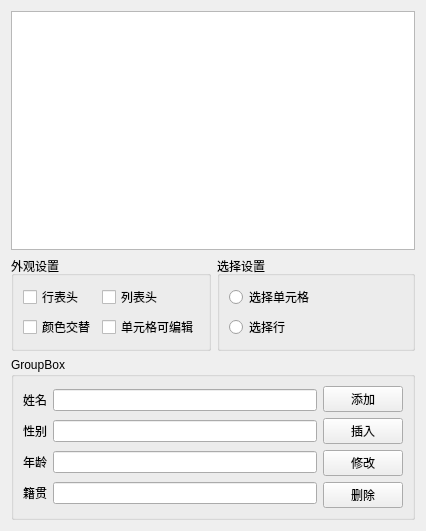
<?xml version="1.0" encoding="UTF-8"?>
<ui version="4.0">
 <class>Widget</class>
 <widget class="QWidget" name="Widget">
  <property name="geometry">
   <rect>
    <x>0</x>
    <y>0</y>
    <width>426</width>
    <height>531</height>
   </rect>
  </property>
  <property name="windowTitle">
   <string>Widget</string>
  </property>
  <layout class="QHBoxLayout" name="horizontalLayout_10">
   <item>
    <layout class="QVBoxLayout" name="verticalLayout_4">
     <item>
      <widget class="QTableWidget" name="table"/>
     </item>
     <item>
      <layout class="QHBoxLayout" name="horizontalLayout_3">
       <item>
        <widget class="QGroupBox" name="groupBox">
         <property name="title">
          <string>外观设置</string>
         </property>
         <layout class="QHBoxLayout" name="horizontalLayout">
          <item>
           <layout class="QFormLayout" name="formLayout">
            <item row="0" column="0">
             <widget class="QCheckBox" name="show_line">
              <property name="text">
               <string>行表头</string>
              </property>
             </widget>
            </item>
            <item row="0" column="1">
             <widget class="QCheckBox" name="show_row">
              <property name="text">
               <string>列表头</string>
              </property>
             </widget>
            </item>
            <item row="1" column="0">
             <widget class="QCheckBox" name="color_change">
              <property name="text">
               <string>颜色交替</string>
              </property>
             </widget>
            </item>
            <item row="1" column="1">
             <widget class="QCheckBox" name="change_everyone">
              <property name="text">
               <string>单元格可编辑</string>
              </property>
             </widget>
            </item>
           </layout>
          </item>
         </layout>
        </widget>
       </item>
       <item>
        <widget class="QGroupBox" name="groupBox_2">
         <property name="title">
          <string>选择设置</string>
         </property>
         <layout class="QHBoxLayout" name="horizontalLayout_2">
          <item>
           <layout class="QVBoxLayout" name="verticalLayout">
            <item>
             <widget class="QRadioButton" name="choose_everyone">
              <property name="text">
               <string>选择单元格</string>
              </property>
             </widget>
            </item>
            <item>
             <widget class="QRadioButton" name="choose_line">
              <property name="text">
               <string>选择行</string>
              </property>
             </widget>
            </item>
           </layout>
          </item>
         </layout>
        </widget>
       </item>
      </layout>
     </item>
     <item>
      <widget class="QGroupBox" name="groupBox_3">
       <property name="title">
        <string>GroupBox</string>
       </property>
       <layout class="QHBoxLayout" name="horizontalLayout_9">
        <item>
         <layout class="QHBoxLayout" name="horizontalLayout_8">
          <item>
           <layout class="QVBoxLayout" name="verticalLayout_2">
            <item>
             <layout class="QHBoxLayout" name="horizontalLayout_7">
              <item>
               <widget class="QLabel" name="label_4">
                <property name="text">
                 <string>姓名</string>
                </property>
               </widget>
              </item>
              <item>
               <widget class="QLineEdit" name="name"/>
              </item>
             </layout>
            </item>
            <item>
             <layout class="QHBoxLayout" name="horizontalLayout_6">
              <item>
               <widget class="QLabel" name="label">
                <property name="text">
                 <string>性别</string>
                </property>
               </widget>
              </item>
              <item>
               <widget class="QLineEdit" name="sex"/>
              </item>
             </layout>
            </item>
            <item>
             <layout class="QHBoxLayout" name="horizontalLayout_5">
              <item>
               <widget class="QLabel" name="label_2">
                <property name="text">
                 <string>年龄</string>
                </property>
               </widget>
              </item>
              <item>
               <widget class="QLineEdit" name="age"/>
              </item>
             </layout>
            </item>
            <item>
             <layout class="QHBoxLayout" name="horizontalLayout_4">
              <item>
               <widget class="QLabel" name="label_3">
                <property name="text">
                 <string>籍贯</string>
                </property>
               </widget>
              </item>
              <item>
               <widget class="QLineEdit" name="address"/>
              </item>
             </layout>
            </item>
           </layout>
          </item>
          <item>
           <layout class="QVBoxLayout" name="verticalLayout_3">
            <item>
             <widget class="QPushButton" name="add">
              <property name="text">
               <string>添加</string>
              </property>
             </widget>
            </item>
            <item>
             <widget class="QPushButton" name="insert">
              <property name="text">
               <string>插入</string>
              </property>
             </widget>
            </item>
            <item>
             <widget class="QPushButton" name="change">
              <property name="text">
               <string>修改</string>
              </property>
             </widget>
            </item>
            <item>
             <widget class="QPushButton" name="del">
              <property name="text">
               <string>删除</string>
              </property>
             </widget>
            </item>
           </layout>
          </item>
         </layout>
        </item>
       </layout>
      </widget>
     </item>
    </layout>
   </item>
  </layout>
 </widget>
 <resources/>
 <connections/>
</ui>
